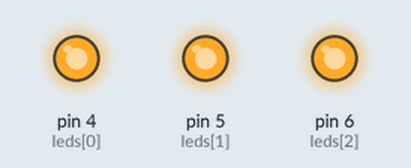
Simulated run of this sketch. Board: Arduino Uno, built with avr-gcc and run on an emulated ATmega328P. Parts: output pins drawn as LEDs (lit = HIGH).

Above: at 0.5 s.
At 3.5 s:
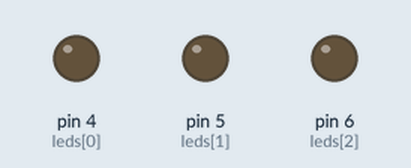
Timing chart, 0 to 4.6 s (numbered marks = the images above):
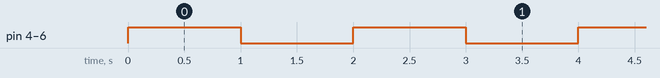

Measured:
- by itself, pin 4 (leds[0]), pin 5 (leds[1]), pin 6 (leds[2]): alternates HIGH for 1.0 s and LOW for 1.0 s

The sketch:

arreglosLeds.ino
```cpp
int leds[3] = { 4, 5, 6};

void setup() {
  for (int i = 0; i < 3; i++) {
    pinMode(leds[i], OUTPUT);
  }
}

void loop() {

for (int i = 0; i < 3; i++) {
    digitalWrite(leds[i], HIGH);
  }
  delay(1000);

 for (int i = 0; i < 3; i++) {
    digitalWrite(leds[i], LOW);
  }
  delay(1000);

}
```
